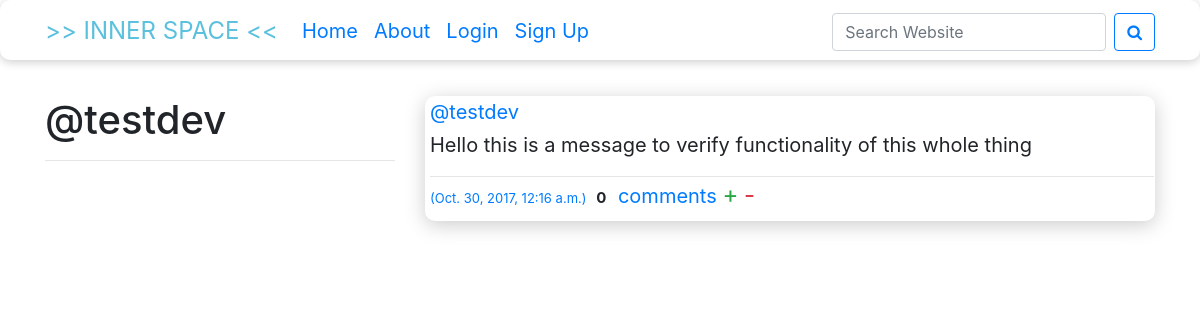
The app's page /accounts/testdev/ with its own data.
### posts/models.py (models this page shows, shortened)
class Post(models.Model):
    user = models.ForeignKey(User,related_name='posts')
    create_date = models.DateTimeField(auto_now=True)
    message = models.TextField(max_length=4096)
    message_html = models.TextField(editable=False)
    community = models.ForeignKey(Community,related_name='posts',null=True,blank=True)
    class Meta:
        ordering = ['-create_date']
        unique_together = ('user','message')

### accounts/models.py (models this page shows, shortened)
class User(auth.models.AbstractUser):
    slug = models.SlugField(allow_unicode=True,unique=True)

### accounts/views.py (the view)
def user_profile(request,username):
    posts = Post.objects.all().filter(user__username__iexact=username).order_by('-create_date')
    context = {
        'username':username,
        'user_posts':posts,
    }
    if username == request.user.username:
        return render(request,'accounts/dashboard.html',context)
    else:
        return render(request,'accounts/user_profile.html',context)

### accounts/templates/accounts/user_profile.html
{% extends "base.html" %}
{% block content %}
<div class="row">
  <div class="col-sm-4">
    <h1>@{{username}}</h1>
    <hr>
  </div>
  <div class="col-sm-8">
    {% for post in user_posts  %}
      {% include "posts/_post.html" %}
    {% endfor %}
  </div>
</div>
{% endblock %}

### posts/templates/posts/_post.html (shortened to what this page needs)
<div class="shadebox post-item">
    <div class="post-header">
      <div class="post-user">
        <a href="{% url 'accounts:user_profile' username=post.user.slug %}">
          @{{post.user.username}}
        </a>
      </div>
    </div>
    <div class='post-content'>
      {{post.message_html|safe}}
    </div>
    <hr style='padding:0; margin:0; margin-top:1px'>
    <div class="post-footer">
      <time class="post-time">
        <a href="{% url 'posts:single' pk=post.pk %}">
          ({{post.create_date}})
        </a>
      </time>
      <span class="badge">{{post.comments.count}}</span>
      <a href="{% url 'posts:single' pk=post.pk %}">comment{{post.comments.count|pluralize}}</a>
      <span class="text-success" style='font-size: 1.2em'>+</span>
      <span class="text-danger" style='font-size: 1.2em'>-</span>
    </div>
</div>

### static/innerspace/css/master.css (style rules this page uses)
body { font-size: 20px; overflow: hidden; }
:root { --jumbo-text-1-color: #89a6c6; }
.shadebox { padding: 1px; box-shadow:0 4px 20px #ccc; border-radius:10px; -webkit-transition:all .2s cubic-bezier(.93, .71, .58, 1); }
.post-item { padding-bottom: 8px; padding-left: 5px; margin-bottom: 15px; }
.post-user { margin: 0; margin-bottom: 3px; padding: 0; }
.post-content { margin: 0; padding: 0; }
.post-footer { justify-content: left; }
.post-time { font-size: 0.65em; }
hr { color: blue; }

### static/innerspace/css/btn.css (style rules this page uses)
:root { --btn-good-color: rgb(91,192,222); }

### records on screen
Post: user.username "testdev", message_html "Hello this is a message to verify functionality of this whole thing", create_date "Oct. 30, 2017, 12:16 a.m.", comments.count "0"

### other values on screen
{{ username }} "testdev"
